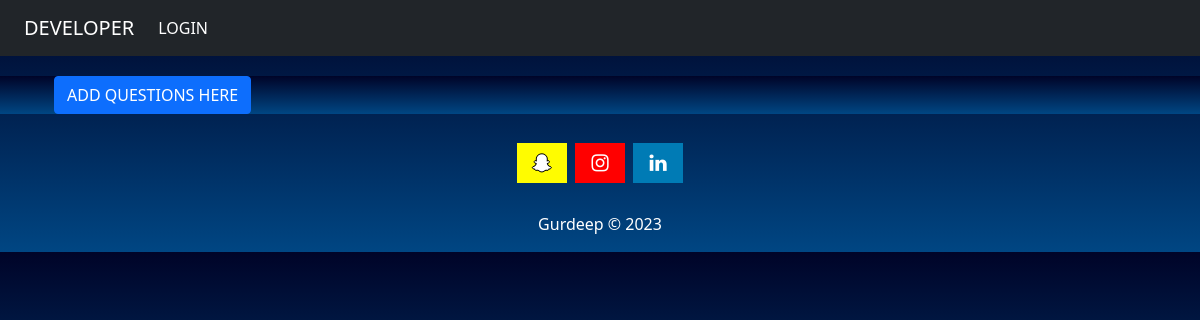
Page /s/stushow on the earlier database version.
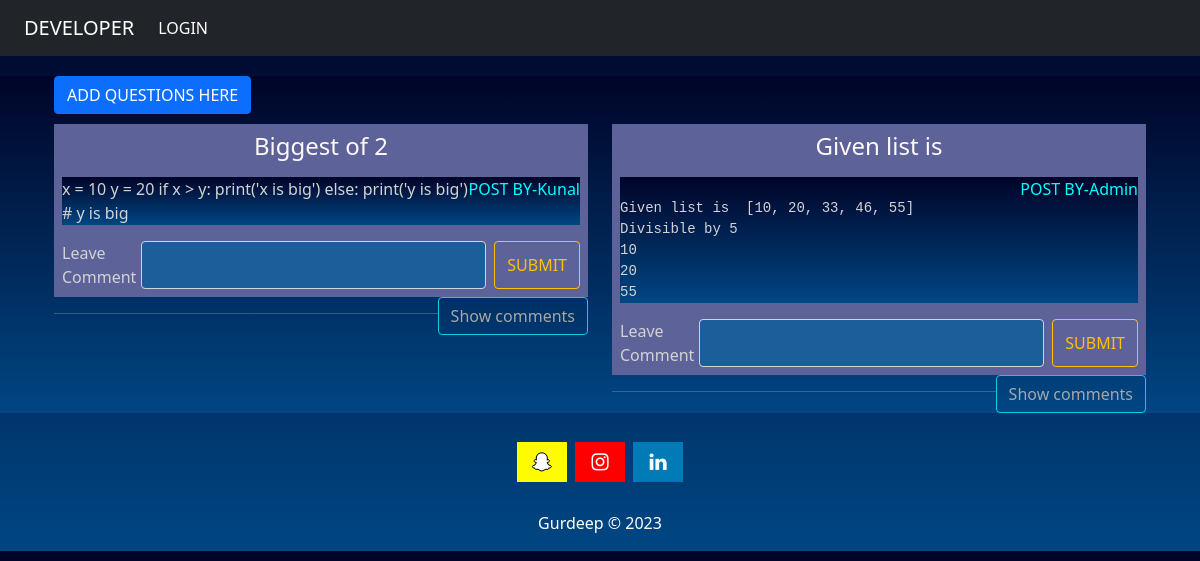
Same page on the later database version.
### student_app/models.py (models this page shows, shortened)
class student_question(models.Model):
    permission = models.BooleanField(default=False)
    question = models.CharField(max_length=255)
    Program = RichTextField(blank=True, null=True)
    upload_by = models.CharField(max_length=255)

### student_app/views.py (the view)
# urls.py: path('stushow', views.stushow, name='stushow'),
def stushow(request):
    data = student_question.objects.all()
    return render(request, 'student_show.html', {'data': data})

### templates/student_show.html (shortened to what this page needs)
{% extends 'base.html' %}
{% block content %}
<div class="container-fluid wordpressFunctionAP">
    <div class="container">
        <a href="{% url 'stuadd' %}" class="btn btn-primary">ADD QUESTIONS HERE </a>
        <div class="row">
            {% for i in data %}
            {% if i.permission %}
            <div class="col-md-6 le ft">
                <div class="all">
                    <h4 style="color: rgb(255, 249, 249);" class="text-center">{{i.question|capfirst}}</h4>
                    <div class="topic">
                        <p style="float: right;color: aqua;">POST BY-{{i.upload_by|capfirst}}</p>
                        <p>{{i.Program|safe|linebreaks}}</p>
                    </div>
                    <form class="d-flex" method="post" action="/s/comment">
                        Leave Comment
                        <input class="form-control me-2" style="background-color: #1b5e99; color: aliceblue;"
                            type="text" name="comment">
                        <button class="btn btn-outline-warning" type="submit">SUBMIT</button>
                    </form>
                </div>
                <a class="btn btn-outline-info" href="{% url 'comment_show' i.id  %}"
                    style="color: rgb(163, 168, 168); float: right;">Show comments</a>
                <hr>
            </div>
            {% endif %}
            {% endfor %}
        </div>
    </div>
</div>
{% endblock %}

### templates/base.html (shortened to what this page needs)
<!doctype html>
<html lang="en">
<head>
  <link href="https://cdn.jsdelivr.net/npm/bootstrap@5.2.1/dist/css/bootstrap.min.css" rel="stylesheet"
>
  <link rel="stylesheet" href="https://cdnjs.cloudflare.com/ajax/libs/font-awesome/4.7.0/css/font-awesome.min.css">
  <link rel="stylesheet" href="https://cdnjs.cloudflare.com/ajax/libs/font-awesome/4.7.0/css/font-awesome.min.css">
  <link rel="stylesheet" href="https://cdn.jsdelivr.net/npm/bootstrap@5.0.0-beta1/dist/css/bootstrap.min.css">
  <link rel="stylesheet" href="https://cdn.jsdelivr.net/npm/bootstrap@5.0.0-beta1/dist/js/bootstrap.bundle.min.js">
  <link rel="stylesheet" href="https://cdnjs.cloudflare.com/ajax/libs/jquery/3.2.1/jquery.min.js">
  <link rel="stylesheet" href="https://use.fontawesome.com/releases/v5.7.2/css/all.css">
  <link rel="stylesheet" href="https://cdnjs.cloudflare.com/ajax/libs/font-awesome/4.7.0/css/font-awesome.min.css">
</head>
<body>
  <header>
    <nav class="navbar navbar-expand-lg bg-dark">
      <div class="container-fluid">
        <a class="navbar-brand" style="color:White" href="{% url 'home' %}">DEVELOPER</a>
        <div class="collapse navbar-collapse" id="navbarSupportedContent">
          <ul class="navbar-nav me-auto mb-2 mb-lg-0">
            {% if user.is_authenticated %}
            <li class="nav-item">
              <a class="nav-link active" aria-current="page" style="color:White" href="{% url 'home' %}">HOME</a>
            </li>
            {% if user.is_superuser %}
            <li class="nav-item">
              <a class="nav-link active" aria-current="page" style="color:White" href="{% url 'add' %}">ADD</a>
            </li>&nbsp;&nbsp;&nbsp;&nbsp;
            <li class="nav-item">
              <a class="nav-link active" aria-current="page" style="color:White" href="{% url 'add1' %}">ADD PRACTICE
                QUESTION</a>
            </li>
            {% endif %}
            <li class="nav-item">
              <a class="nav-link active" aria-current="page" style="color:White" href="{% url 'sly' %}">SLLAYBUS</a>
            </li>&nbsp;&nbsp;&nbsp;&nbsp;
            <li class="nav-item">
              <a class="nav-link active" aria-current="page" style="color:White" href="{% url 'show' %}">PRACTICE
                QUESTIONS</a>
            </li>
            <li class="nav-item">
              <a class="nav-link active" aria-current="page" style="color:White" href="{% url 'stushow' %}">STUDENT
                CORNER</a>
            </li>
            <li class="nav-item">
              <a class="nav-link active" aria-current="page" style="color:White" href="{% url 'paper' %}">
                QUIZ</a>
            </li>
          </ul>
          <form class="d-flex" role="search" method="post" action="/search">
            {% csrf_token %}
            <input class="form-control me-2" type="search" placeholder="Search" aria-label="Search" name="search">
            <button class="btn btn-outline-success" type="submit"><i class="fa fa-search" style="font-size:20px"></i></button>
          </form> &nbsp;&nbsp;&nbsp;&nbsp;
          <a href="{% url 'profile' %}"> <i class="fa fa-slideshare"
              style="font-size:36px;color:rgb(73, 188, 223)"></i></a>
          &nbsp;&nbsp;&nbsp;
          <a href="{% url 'logout' %}" class="btn btn-danger"><i class="fa fa-sign-out" style="font-size:15px"></i></a>
          {% else %}
          <li class="nav-item">
            <a class="nav-link active" aria-current="page" style="color:White" href="{% url 'login' %}">LOGIN</a>
          </li>
        </div>
        {% endif %}
      </div>
    </nav>
  </header>
  <main>
    {% block content %}
    {% endblock %}
  </main>
  <br>
  <footer >
    {% include 'footer.html' %}
  </footer>
</body>
</html>

### templates/footer.html (shortened to what this page needs)
<center>
<div class="footer-basic">
    <footer>
        <div class="social">
        <a href="https://www.snapchat.com/gurdeep_s5065/" class="fa fa-snapchat-ghost s "></a>
        <a href="https://www.instagram.com/singh.gur_deep/" class="fa fa-instagram s "></a>
        <a href="https://www.linkedin.com/in/gurdeep-singh-7472b513a/" class="fa fa-linkedin s"></a>
      </div>
        <br>
        <p class="copyright">Gurdeep © 2023</p>
    </footer>
</div>
    </center>

### templates/base.html (style rules this page uses)
body { background: linear-gradient(to bottom, #000428, #004683); color: white; }

### templates/student_show.html (style rules this page uses)
.container-fluid.wordpressFunctionAP { margin-top: 20px; background: linear-gradient(to bottom, #000428, #004683); color: lightgrey; }
.all { margin-top: 10px; padding: 8px; background-color: rgb(93, 99, 153); }
.topic { background: linear-gradient(to bottom, #000428, #004683); }

### templates/footer.html (style rules this page uses)
.s { padding: 10px; font-size: 20px; width: 50px; text-align: center; text-decoration: none; margin: 5px 2px; }
.fa-linkedin { background: #007bb5; color: white; }
.fa-instagram { background: Red; color: white; }
.fa-snapchat-ghost { background: #fffc00; color: white; text-shadow: -1px 0 black, 0 1px black, 1px 0 black, 0 -1px black; }

Differences in the rows shown:
now on this page (row edited): student_question: question "Biggest of 2", upload_by "Kunal", Program "x = 10 y = 20 if x > y: print('x is big') else: print('y is big') # y is big"
now on this page (row edited): student_question: question "Given list is", upload_by "Admin", Program "Given list is [10, 20, 33, 46, 55] Divisible by 5 10 20 55"
